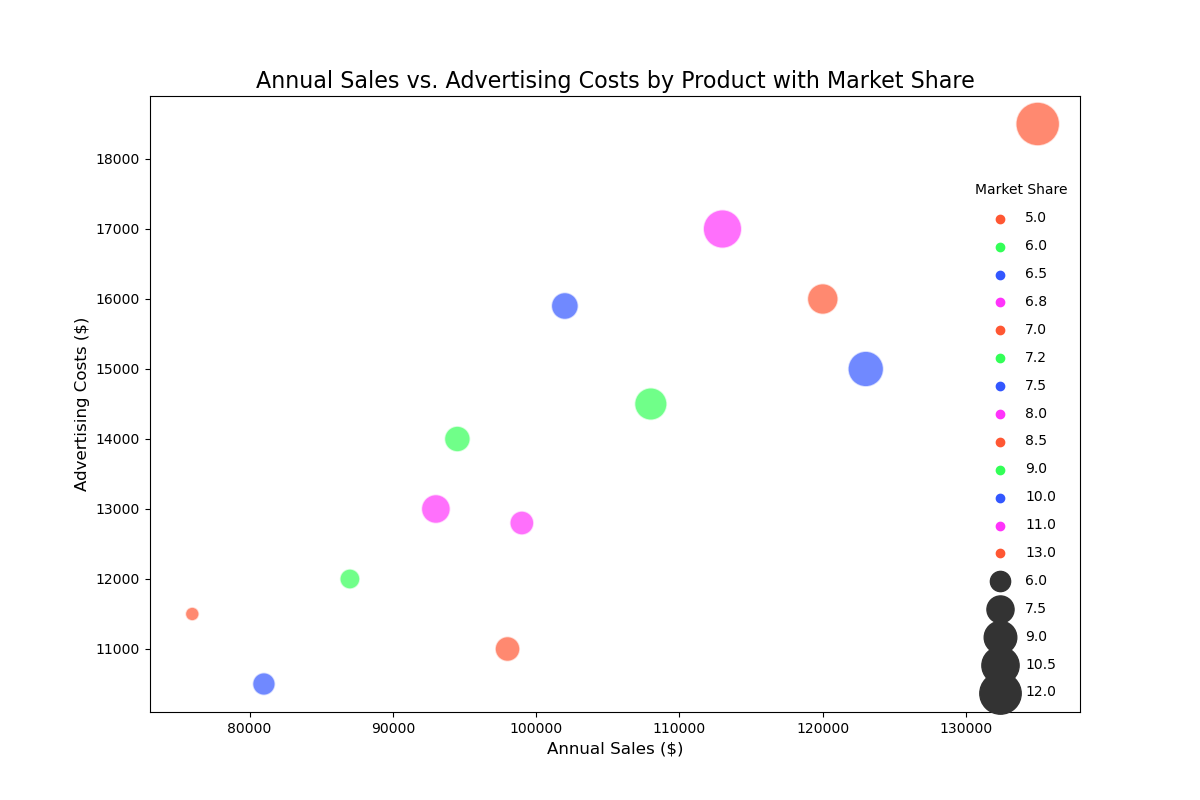

This figure's Python source:

import seaborn as sns
import matplotlib.pyplot as plt
import pandas as pd

# Create a DataFrame from the data above.
data = {
    'Product': ['Product A', 'Product B', 'Product C', 'Product D', 'Product E', 
                'Product F', 'Product G', 'Product H', 'Product I', 'Product J', 
                'Product K', 'Product L', 'Product M'],
    'Annual Sales': [123000, 87000, 93000, 108000, 98000, 
                     81000, 113000, 102000, 76000, 135000, 
                     120000, 99000, 94500],
    'Advertising Costs': [15000, 12000, 13000, 14500, 11000, 
                          10500, 17000, 15900, 11500, 18500,
                          16000, 12800, 14000],
    'Market Share': [10, 6, 8, 9, 7, 
                     6.5, 11, 7.5, 5, 13,
                     8.5, 6.8, 7.2]
}

df = pd.DataFrame(data)

# Define the bubble chart
plt.figure(figsize=(12, 8))
bubble_chart = sns.scatterplot(data=df, x='Annual Sales', y='Advertising Costs', 
                               hue='Market Share', size='Market Share', 
                               sizes=(100, 1000), alpha=0.7, 
                               palette=["#FF5733", "#33FF57", "#3357FF", "#FF33FB"])

# Enhance legend and labels
plt.legend(scatterpoints=1, frameon=False, labelspacing=1, title='Market Share')
plt.title('Annual Sales vs. Advertising Costs by Product with Market Share', fontsize=16)
plt.xlabel('Annual Sales ($)', fontsize=12)
plt.ylabel('Advertising Costs ($)', fontsize=12)

# Create the visualization
plt.show()
